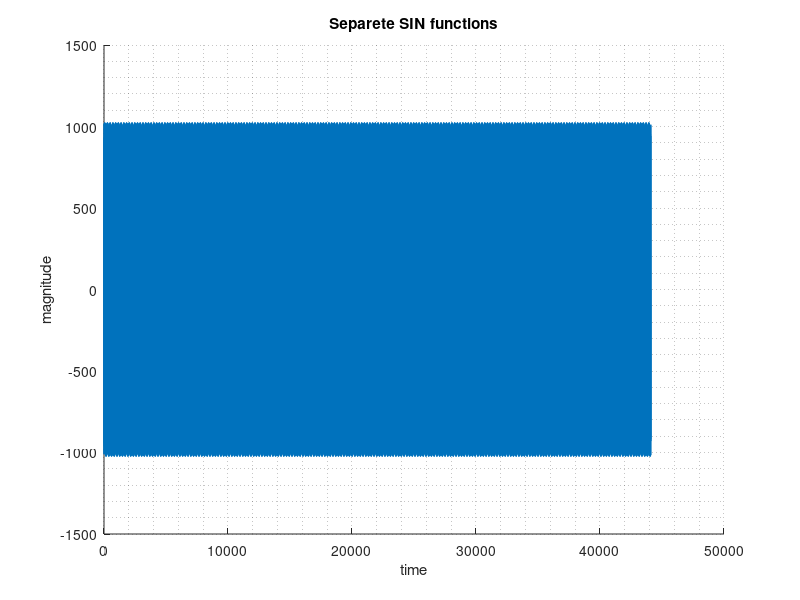
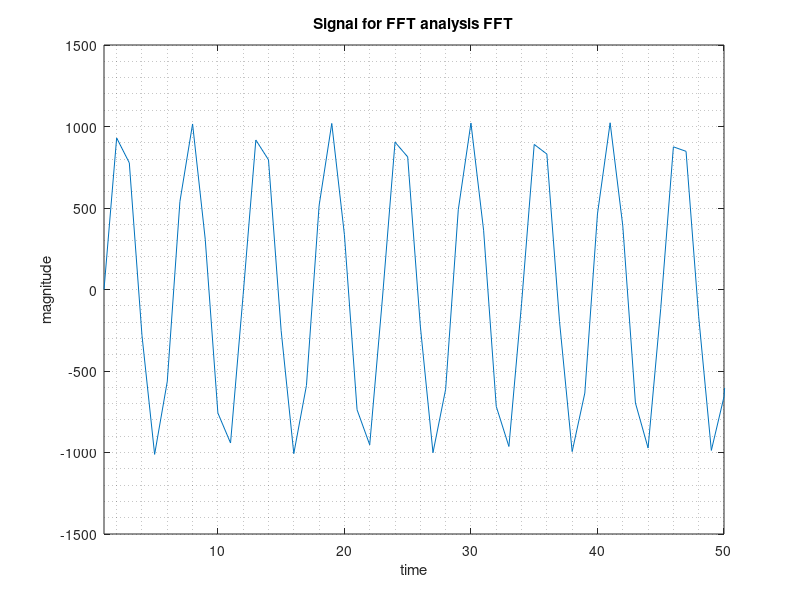
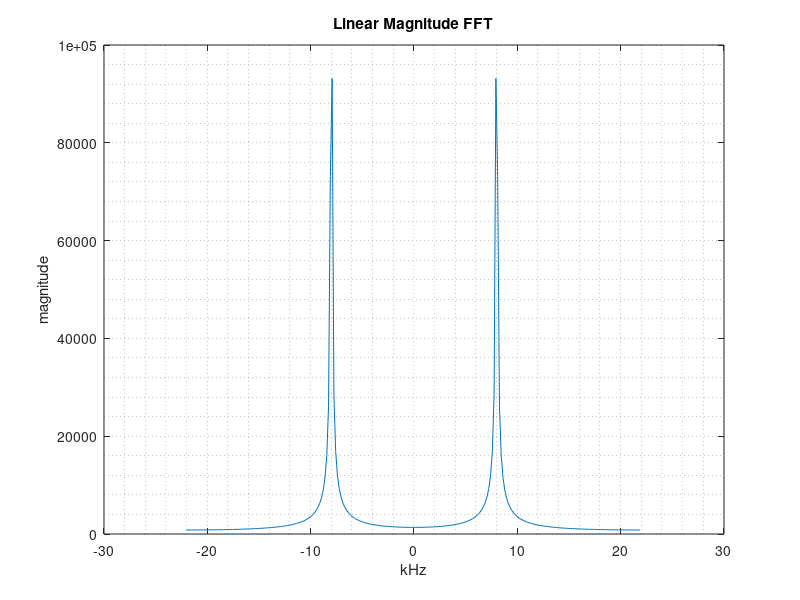
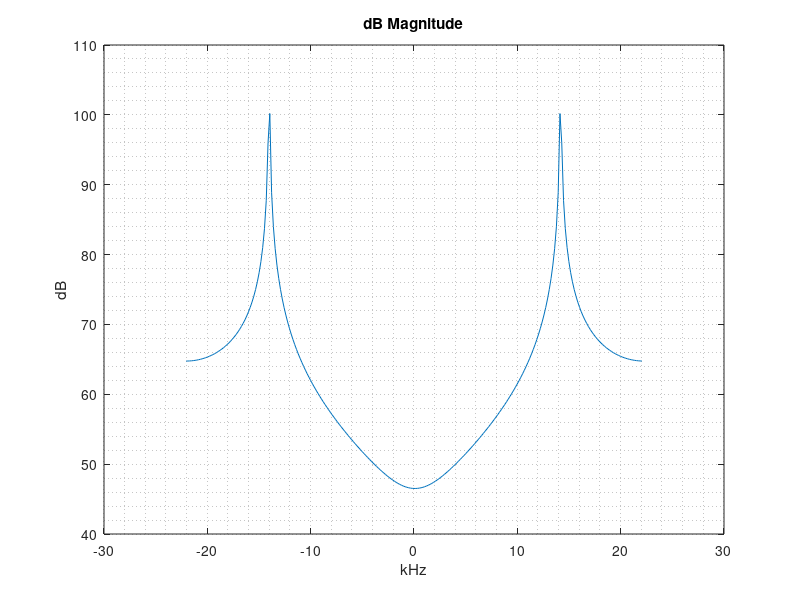

Write the MATLAB code that produced these figures, in order. (Note: this script raises an error after producing the figures.)
%% If need working only with Real and Imginary parts Comment lines started 
% with "Stage" in "New Stages" part and on the bottom whole figure(5)

%% FFT algoritm
clear;                      % clears all previus values from memory 
clc;                        % clear command window
fs =  44100;                % samplinf freq.
fftLength=256;              % windowlength 
stage_num = log2(fftLength);

while 1                     % Checking for correct "fftLength"-Wondow length value
if ~mod(stage_num,1)==0
    error('"fftLength"-Wondow length value must be a numer: 2^x= : 2, 4, 8, 16, 32,...');
    break
else
                            % continue working if value is correct
% signal frequencies
max = 2048 - 1 ;

f1 = 430;
a1 = 0;

f2 = 4300;
a2 = 0;

f3 = 8000;
a3 = max/2;

% calculating signals 
comp1 = a1 * sin(2*pi*f1*[0:1/fs:1]);
comp2 = a2 * sin(2*pi*f2*[0:1/fs:1]);
comp3 = a3 * sin(2*pi*f3*[0:1/fs:1]);
Length = length(comp3);

data = comp1 + comp2 + comp3;      % creates vector from 3 sin functions
%data = comp3;

% Plot shifting to center
bin_vals = [0 : fftLength-1];
N_2 = ceil(fftLength/2);
fax_kHz = (bin_vals-N_2)*fs/fftLength/1000;

freq3 = ceil(-(fftLength)/2:1:(fftLength)/2).*(fs/fftLength)/1000;

figure(1)               % plots separete sin functions
hold off,
%plot ( comp1, '-');
hold on;
%plot ( comp2, '-');
plot (comp3, '-'), grid minor,;
title('Separete SIN functions') 
ylabel('magnitude'), xlabel('time') 
hold off;

figure(2)               % plots signal for fft
plot (data), grid minor,;
xlim([1 50])
title('Signal for FFT analysis FFT') 
ylabel('magnitude'), xlabel('time') 

figure(3)               % plots resultinf fft from Matlab functions
ft = fft(data,fftLength); 
ft1 = fftshift(ft);
ftMag = abs(ft1); 
plot (fax_kHz,ftMag), grid minor,
title('Linear Magnitude FFT') 
ylabel('magnitude'), xlabel('kHz') 

figure(4)               % plots resultinf fft(in dB) from Matlab functions
ft = fft(data,fftLength+1); 
ftMag = abs(ft(1:fftLength+1)); 
plot (freq3,20*log10(ftMag)), grid minor,
title('dB Magnitude') 
ylabel('dB'), xlabel('kHz') 

%% Data preparation for FFT

% reverse bit calulation
bits = length(dec2bin( fftLength - 1 ));    % how many bits in binary number
rev_bit_dec = zeros(1,fftLength);           % create vektor size of fftlength

stage = 1;              %Do it here for stage #1 
c = 0:fftLength-1;
c_bin = de2bi(c);       % create binary table
rev_bit_dec = bi2de(fliplr(circshift(c_bin',stage-1)'));    %Rotate binary table and convert to dec

%  creating matrix arrays
%  create empty matrix arrays to store values in reverse bit order
stage = zeros(bits+1,fftLength);
real_n = zeros(bits+1,fftLength);
imag_n = zeros(bits+1,fftLength);

real_n_sfi = zeros(bits+1,fftLength);
imag_n_sfi = zeros(bits+1,fftLength);

%% Starting stages

for st = 0 : stage_num;
    if st == 0
       for tmp=1:fftLength;
            stage(st+1,tmp)  =  data(rev_bit_dec(tmp)+1);
            real_n(st+1,tmp)  =  data(rev_bit_dec(tmp)+1);
       end
    else st > 0;
        for n = 1 : fftLength/2;
                Wn(n)  = exp(-j * (n-1) * 2 * pi/ 2^(st) );
                Wr(n) = real(Wn(n));
                Wi(n) = imag(Wn(n));
        end
        for i = 1 : 2^st : fftLength;
                for k = 0 : 2^(st-1)-1;
                    % Even
                        stage(st+1,i+k) = stage(st,i+k) + Wn(k+1)*stage(st,i+k+2^(st-1));
                        real_n(st+1,i+k) = real_n(st,i+k) + Wr(k+1)*real_n(st,i+k+2^(st-1)) - Wi(k+1)*imag_n(st,i+k+2^(st-1));
                        imag_n(st+1,i+k) = imag_n(st,i+k) + Wi(k+1)*real_n(st,i+k+2^(st-1)) + + Wr(k+1)*imag_n(st,i+k+2^(st-1));
                    % Odd
                        stage(st+1,i+k+2^(st-1)) = stage(st,i+k) - Wn(k+1)*stage(st,i+k+2^(st-1));
                        real_n(st+1,i+k+2^(st-1)) = real_n(st,i+k) - Wr(k+1)*real_n(st,i+k+2^(st-1)) +  Wi(k+1)*imag_n(st,i+k+2^(st-1));
                        imag_n(st+1,i+k+2^(st-1)) = imag_n(st,i+k) - Wi(k+1)*real_n(st,i+k+2^(st-1)) - Wr(k+1)*imag_n(st,i+k+2^(st-1));
                end
        end
    end
end

%% Constructing signed fixed-point numeric objects

 for n = 1 : fftLength/2;
     Wr_sfi(n) = sfi(real(Wn(n)),16);
     Wi_sfi(n) = sfi(imag(Wn(n)),16);
 end

  for n = 1 : fftLength;
      for k = 1 : st + 1
        real_n_sfi(k,n) = sfi(real_n(k,n),24);
        imag_n_sfi(k,n) = sfi(imag_n(k,n),24);
      end
  end
 
%% Plotting out

% for slowly result plotting uncomment pause

figure(5)
for i = 1 : bits + 1;
    %plot( fax_kHz, abs( fftshift( real_n(i, :) + j.*imag_n(i,:) ) ) ),
    plot( fax_kHz, abs( fftshift( stage(i,:) ) ) ),
    grid minor, title('Linear Magnitude FFT'), ylabel('magnitude'), xlabel('kHz');
    %pause(1);
end

figure(6)
for i = 1 : bits + 1;
    plot( fax_kHz, abs( fftshift( real_n(i, :) + j.*imag_n(i,:) ) ) ),
    grid minor, title('Linear Magnitude FFT, ploted from Real + Imag'), ylabel('magnitude'), xlabel('kHz');
    %plot( fax_kHz, abs( fftshift( stage(i,:) ) ) ), grid minor,;
    %pause(1);
end

break
end
end
